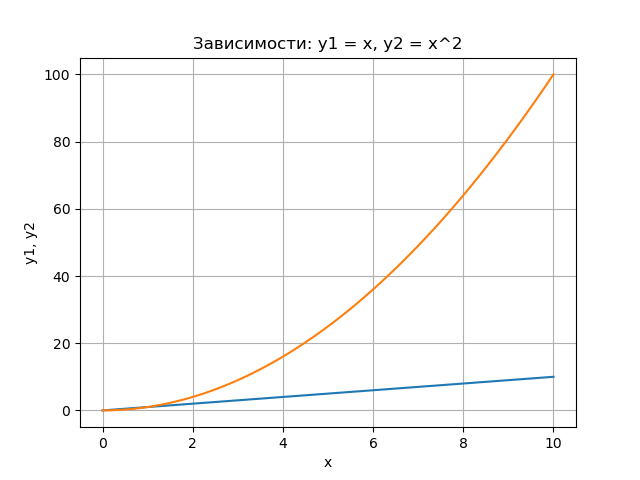

This chart was generated by the following Python code:
import matplotlib.pyplot as plt
import numpy as np

x = np.linspace(0, 10, 50)
y1 = x
y2 = [i**2 for i in x]

plt.plot(x, y1, x, y2)
plt.grid()

plt.title("Зависимости: y1 = x, y2 = x^2")
plt.xlabel("x")
plt.ylabel("y1, y2")

plt.savefig("09_PLOT")

plt.show()